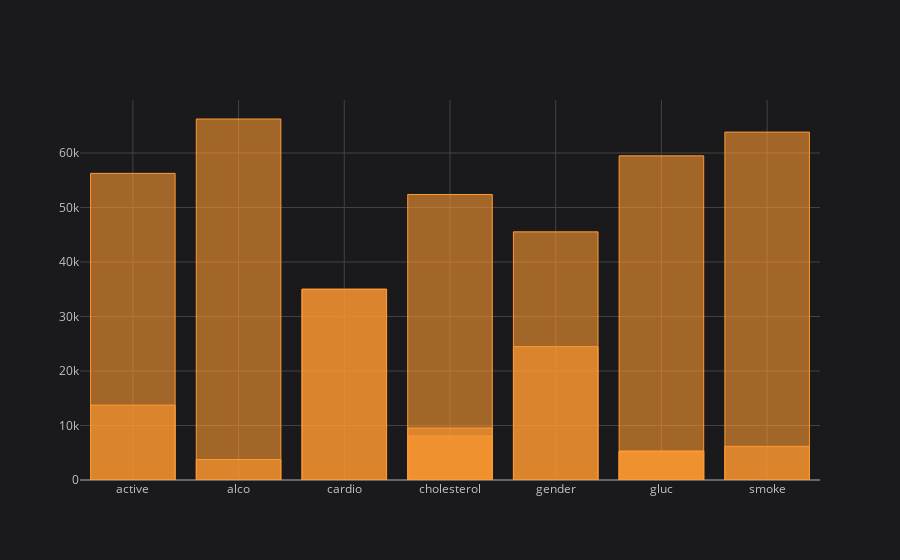

Notebook source saved alongside this figure:
### Markdown cell above
It would be instructive to peek into the values of our variables.
 
Let's convert the data into *long* format and depict the value counts of the categorical features using [`factorplot()`](https://seaborn.pydata.org/generated/seaborn.factorplot.html).

### Code cell
# df_uniques = pd.melt(frame=df, value_vars=['gender','cholesterol', 
#                                            'gluc', 'smoke', 'alco', 
#                                            'active', 'cardio'])
# df_uniques = pd.DataFrame(df_uniques.groupby(['variable', 
#                                               'value'])['value'].count()) \
#     .sort_index(level=[0, 1]) \
#     .rename(columns={'value': 'count'}) \
#     .reset_index()

value_vars = ['gender','cholesterol', 'gluc', 'smoke', 'alco', 'active', 'cardio']
df_uniques = df[value_vars].apply(pd.Series.value_counts).reset_index()
df_uniques = df_uniques.melt(id_vars='index', var_name='variable', value_name='count').dropna() \
                        .sort_values(by=['variable', 'index']) \
                        .reset_index(drop=True)

# sns.catplot(x='variable', y='count', hue='index', 
#                data=df_uniques, kind='bar', size=9);

df_uniques.iplot(x='variable', y='count', z='index', kind='bar', barmode='overlay')

### Figure 1 — Plotly figure (JSON) as saved in the notebook; plotly's stock layout.template omitted (floating-point values rounded to 4 significant figures)
{"data": [{"marker": {"color": "rgba(255, 153, 51, 0.6)", "line": {"color": "rgba(255, 153, 51, 1.0)", "width": 1}}, "name": "count", "orientation": "v", "text": "", "type": "bar", "x": ["active", "active", "alco", "alco", "cardio", "cardio", "cholesterol", "cholesterol", "cholesterol", "gender", "gender", "gluc", "gluc", "gluc", "smoke", "smoke"], "y": [13739, 56261, 66236, 3764, 35021, 34979, 52385, 9549, 8066, 45530, 24470, 59479, 5190, 5331, 63831, 6169]}], "layout": {"barmode": "overlay", "legend": {"bgcolor": "#1A1A1C", "font": {"color": "#D9D9D9"}}, "paper_bgcolor": "#1A1A1C", "plot_bgcolor": "#1A1A1C", "title": {"font": {"color": "#D9D9D9"}}, "xaxis": {"gridcolor": "#434343", "showgrid": true, "tickfont": {"color": "#C2C2C2"}, "title": {"font": {"color": "#D9D9D9"}, "text": ""}, "zerolinecolor": "#666570"}, "yaxis": {"gridcolor": "#434343", "showgrid": true, "tickfont": {"color": "#C2C2C2"}, "title": {"font": {"color": "#D9D9D9"}, "text": ""}, "zerolinecolor": "#666570"}}}
